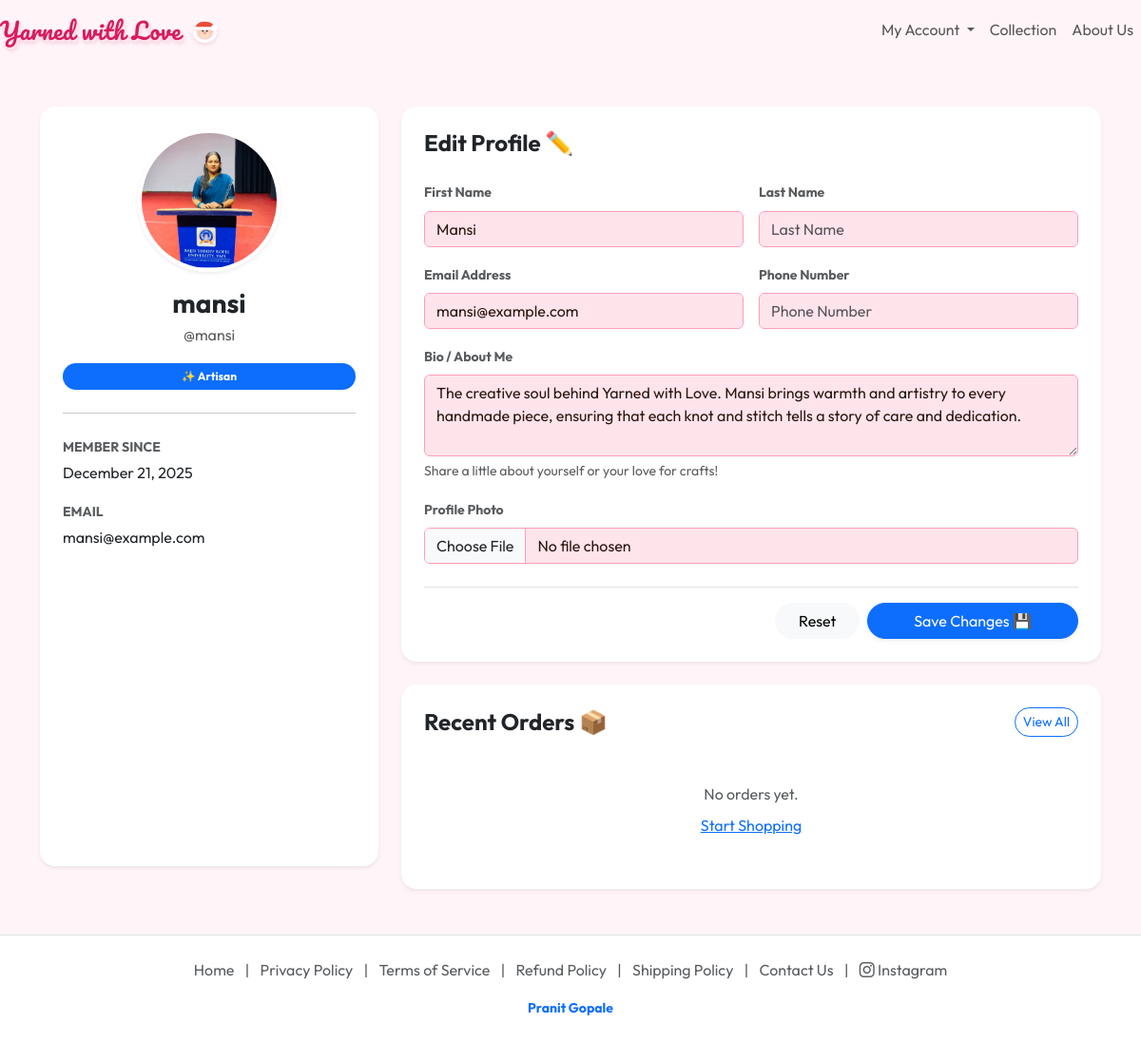
/accounts/profile/ (signed in), run on the app's committed database.
### users/models.py (models this page shows, shortened)
class CustomUser(AbstractUser):
    is_artisan = models.BooleanField(default=False, help_text="Designates whether this user is an artisan/maker.")
    bio = models.TextField(blank=True, help_text="Short bio for the artisan.")
    profile_image = models.ImageField(upload_to='profiles/', blank=True, null=True)
    vacation_mode = models.BooleanField(default=False, help_text="Temporarily disable products from showing in the marketplace.")
    phone_number = models.CharField(max_length=15, blank=True, null=True, help_text="Contact number for orders.")
    payment_qr_code = models.ImageField(upload_to='payment_qrs/', blank=True, null=True, help_text="QR Code for receiving payments.")
    class Meta:
        indexes = [
            models.Index(fields=['is_artisan']),
        ]
    def get_display_name(self):
        if self.first_name and self.last_name:
            return f"{self.first_name} {self.last_name}"
        return self.username

### users/views.py (the view)
# urls.py: path('profile/', views.profile, name='profile'),
@login_required
def profile(request):
    if request.method == 'POST':
        form = ProfileForm(request.POST, request.FILES, instance=request.user)
        if form.is_valid():
            form.save()
            messages.success(request, 'Your profile has been updated! ✨')
            return redirect('profile')
    else:
        form = ProfileForm(instance=request.user)
    recent_orders = Order.objects.filter(customer=request.user).order_by('-created_at')[:5]
    return render(request, 'users/profile.html', {
        'form': form,
        'recent_orders': recent_orders
    })

### users/forms.py
class ProfileForm(forms.ModelForm):
    class Meta:
        model = User
        fields = ['first_name', 'last_name', 'email', 'phone_number', 'bio', 'profile_image']
        widgets = {
            'first_name': forms.TextInput(attrs={'class': 'form-control', 'placeholder': 'First Name'}),
            'last_name': forms.TextInput(attrs={'class': 'form-control', 'placeholder': 'Last Name'}),
            'email': forms.EmailInput(attrs={'class': 'form-control', 'placeholder': 'Email Address'}),
            'phone_number': forms.TextInput(attrs={'class': 'form-control', 'placeholder': 'Phone Number'}),
            'bio': forms.Textarea(attrs={'rows': 3, 'class': 'form-control', 'placeholder': 'Tell us about yourself...'}),
            'profile_image': forms.FileInput(attrs={'class': 'form-control'}),
        }

### users/context_processors.py (called while the page is built)
def artisan_global_data(request):
    if request.user.is_authenticated and request.user.is_artisan:
        return {
            'my_products': Product.objects.filter(artisan=request.user)
        }
    return {}

### templates/users/profile.html (shortened to what this page needs)
{% extends 'base.html' %}
{% block content %}
<div class="container py-5">
    <div class="row justify-content-center">
        <div class="col-md-4 mb-4">
            <div class="card border-0 shadow-sm rounded-4 text-center p-4 h-100" style="background: white;">
                <div class="position-relative d-inline-block mb-3">
                    {% if user.profile_image %}
                    <img src="{{ user.profile_image.url }}" class="rounded-circle shadow-sm" width="150" height="150"
                        style="object-fit: cover; border: 4px solid white;">
                    {% else %}
                    <div class="rounded-circle bg-light d-flex align-items-center justify-content-center mx-auto shadow-sm"
                        style="width: 150px; height: 150px; border: 4px solid white; font-size: 3rem;">
                        👤
                    </div>
                    {% endif %}
                </div>
                <h3 class="fw-bold mb-1">{{ user.get_display_name }}</h3>
                <p class="text-muted mb-3">@{{ user.username }}</p>
                {% if user.is_artisan %}
                <span class="badge bg-primary rounded-pill px-3 py-2">✨ Artisan</span>
                {% else %}
                <span class="badge bg-secondary rounded-pill px-3 py-2">🛍️ Customer</span>
                {% endif %}
                <hr class="my-4">
                <div class="text-start">
                    <p class="small text-muted mb-1 fw-bold text-uppercase">Member Since</p>
                    <p>{{ user.date_joined|date:"F j, Y" }}</p>
                    <p class="small text-muted mb-1 fw-bold text-uppercase">Email</p>
                    <p class="text-break">{{ user.email }}</p>
                </div>
            </div>
        </div>
        <div class="col-md-8">
            <div class="card border-0 shadow-sm rounded-4" style="background: white;">
                <div class="card-header bg-transparent border-0 p-4 pb-0">
                    <h4 class="fw-bold mb-0">Edit Profile ✏️</h4>
                </div>
                <div class="card-body p-4">
                    <form method="POST" enctype="multipart/form-data">
                        <div class="row g-3">
                            <div class="col-md-6">
                                <label class="form-label fw-bold small text-muted">First Name</label>
                                {{ form.first_name }}
                            </div>
                            <div class="col-md-6">
                                <label class="form-label fw-bold small text-muted">Last Name</label>
                                {{ form.last_name }}
                            </div>
                            <div class="col-md-6">
                                <label class="form-label fw-bold small text-muted">Email Address</label>
                                {{ form.email }}
                            </div>
                            <div class="col-md-6">
                                <label class="form-label fw-bold small text-muted">Phone Number</label>
                                {{ form.phone_number }}
                            </div>
                            <div class="col-12">
                                <label class="form-label fw-bold small text-muted">Bio / About Me</label>
                                {{ form.bio }}
                                <div class="form-text">Share a little about yourself or your love for crafts!</div>
                            </div>
                            <div class="col-12">
                                <label class="form-label fw-bold small text-muted">Profile Photo</label>
                                {{ form.profile_image }}
                            </div>
                        </div>
                        <div class="mt-4 pt-3 border-top d-flex justify-content-end gap-2">
                            <button type="reset" class="btn btn-light rounded-pill px-4">Reset</button>
                            <button type="submit" class="btn btn-primary rounded-pill px-5 shadow-sm">Save Changes
                                💾</button>
                        </div>
                    </form>
                </div>
            </div>
            <div class="card border-0 shadow-sm rounded-4 mt-4" style="background: white;">
                <div
                    class="card-header bg-transparent border-0 p-4 pb-0 d-flex justify-content-between align-items-center">
                    <h4 class="fw-bold mb-0">Recent Orders 📦</h4>
                    <a href="{% url 'my_orders' %}" class="btn btn-sm btn-outline-primary rounded-pill">View All</a>
                </div>
                <div class="card-body p-4">
                    {% if recent_orders %}
                    <div class="table-responsive">
                        <table class="table table-hover align-middle">
                            <thead class="table-light">
                                <tr>
                                    <th>Order ID</th>
                                    <th>Date</th>
                                    <th>Status</th>
                                    <th>Total</th>
                                    <th>Action</th>
                                </tr>
                            </thead>
                            <tbody>
                                {% for order in recent_orders %}
                                <tr>
                                    <td>#{{ order.id }}</td>
                                    <td>{{ order.created_at|date:"M j, Y" }}</td>
                                    <td>
                                        {% if order.status == 'PENDING' %}
                                        <span class="badge bg-warning text-dark">Pending</span>
                                        {% elif order.status == 'COMPLETED' %}
                                        <span class="badge bg-success">Delivered</span>
                                        {% elif order.status == 'CANCELLED' %}
                                        <span class="badge bg-danger">Cancelled</span>
                                        {% else %}
                                        <span class="badge bg-info text-dark">{{ order.status }}</span>
                                        {% endif %}
                                    </td>
                                    <td>₹{{ order.total_amount }}</td>
                                    <td>
                                        <a href="{% url 'order_tracking' order.tracking_id %}"
                                            class="btn btn-sm btn-light rounded-pill">Track 🚚</a>
                                    </td>
                                </tr>
                                {% endfor %}
                            </tbody>
                        </table>
                    </div>
                    {% else %}
                    <div class="text-center py-4">
                        <p class="text-muted mb-0">No orders yet.</p>
                        <a href="{% url 'collection' %}" class="btn btn-link">Start Shopping</a>
                    </div>
                    {% endif %}
                </div>
            </div>
        </div>
    </div>
</div>
{% endblock %}

### static/css/style.css (style rules this page uses)
:root { --primary-color: #d47fa6; --secondary-color: #ff9eb7; --accent-color: #eebbce; --bg-light: #fff5f9; --text-dark: #2c1810; --white: #ffffff; --shadow: 0 10px 30px rgba(212, 127, 166, 0.15); }
body { font-family: 'Outfit', sans-serif; color: var(--text-dark); background-color: var(--bg-light); margin: 0; line-height: 1.6; }
a { text-decoration: none; color: inherit; transition: 0.3s; }
.form-control { background-color: #ffe4ec !important; border: 1px solid var(--secondary-color); color: var(--text-dark); }

### data on the page
CustomUser: profile_image (picture), get_display_name "mansi", username "mansi", date_joined "December 21, 2025", email "mansi@example.com", first_name "Mansi", bio "The creative soul behind Yarned with Love. Mansi brings warmth and artistry to every handmade piece, ensuring that each knot and stitch tells a story of care and dedication."
